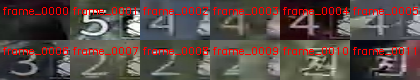
#> input picture picture/gate_ui_montage.png, 420 x 80 px; its folder holds only this picture in this run
$ python -i prescan.py   (imports and definitions only)
#> lines starting #> are read from the running program, lines starting #| are printed output that depends on the picture
### gens_counter.py
import json
import os

import cv2
import numpy as np

import hud_regions

BASE = os.path.dirname(os.path.abspath(__file__))
SRC = os.path.join(BASE, "picture", "test1")
CFG = os.path.join(BASE, "config", "hud_regions.json")
GEN_TPL = os.path.join(BASE, "picture", "gen.jpg")
DIGIT_REFS_DIR = os.path.join(BASE, "asset", "gens_digits")
DIGIT_REFS_JSON = os.path.join(DIGIT_REFS_DIR, "refs.json")

DIGIT_X = 29
# 跨视频实测: 有 gen 图标帧 NCC≥0.66 (BV1pht96fEjN 最低 0.66), "全修完/大门"帧 NCC≤0.28。
# 旧值 0.70 会让 NCC≈0.66~0.69 的真实图标误入"消失→0"分支。
GEN_ICON_THR = 0.55
# 图标 NCC 低于此值才算"图标消失→0"(全修完/大门)。跨视频实测真0帧≤0.28；
# 而 5→4 等数字完成瞬间的 HUD 渲染扰动帧可达 0.47（如 BV1pht96fEjN 04_20.0）。
# [0.45, 0.55) 视为"图标仍在但被扰动"，照常走数字识别，绝不判 0。
LOW_ICON_THR = 0.45
DIGIT_THR = 0.55
LOW_THR = 0.45
TRACK_NCC = 0.85

DIGIT_REFS_SRC = {
    5: ["frame_0001"],
    4: ["frame_0002", "frame_0003", "frame_0004", "frame_0005"],
    3: ["frame_0006"],
    2: ["frame_0007", "frame_0008", "frame_0009"],
}

# [18 lines left out: functions _ncc, _match_gen_icon, not called in this run]

def load_digit_refs():
    """从 asset/gens_digits 加载通用高清数字模板库。返回 {digit: [img,...]}。"""
    with open(DIGIT_REFS_JSON) as f:
        meta = json.load(f)
    refs = {}
    for digit, files in meta.items():
        imgs = []
        for fn in files:
            path = os.path.join(DIGIT_REFS_DIR, fn)
            img = cv2.imread(path)
            if img is not None:
                imgs.append(img)
        if imgs:
            refs[int(digit)] = imgs
    return refs

# [5 lines left out: function build_digit_refs, not called in this run]

def build_digit_refs_from_video(frame_dir, resolved, digit_frames, scale):
    """从指定视频按显式帧映射构建数字参考（数字宽度=DIGIT_X*scale）。"""
    return _build_refs(resolved, frame_dir, digit_frames, scale)

# [28 lines left out: functions _build_refs, _valid_crop, not called in this run]


def _gray(img):
    return img if img.ndim == 2 else cv2.cvtColor(img, cv2.COLOR_BGR2GRAY)


# [55 lines left out: functions _best_digit_match, count_gens, not called in this run]


class GensTracker:
    """状态化 gens 数字识别器。

    利用 gens 数字的时序特性提升鲁棒性：
    1. 帧间数字框 NCC 高 -> 沿用前一帧结果（免模板匹配）
    2. 模板重识别
    3. 递减约束：识别结果大于前一帧真实数字(1-5)时沿用前一帧（gens 只减不增）
    4. 图标 NCC < LOW_ICON_THR 才判 0；[LOW_ICON_THR, 0.55) 为 HUD 扰动帧，
       走数字识别并沿用前值，防止数字完成瞬间的伪 0 锁死后续识别

    状态（prev_digit / prev_crop）跨帧保留，换局时调用 reset()。
    """

    # [11 lines left out: function __init__, not called in this run]

    def reset(self):
        self.prev_digit = None
        self.prev_crop = None

    # [92 lines left out: functions update, main, not called in this run]

# [2 lines that do not run on import are left out]

### hud_regions.py
import json

REF_W, REF_H = 35, 32

# [19 lines left out: functions rel_to_abs, abs_to_rel, not called in this run]

def load_regions(path):
    with open(path, "r", encoding="utf-8") as f:
        return json.load(f)

def save_regions(path, config):
    with open(path, "w", encoding="utf-8") as f:
        json.dump(config, f, indent=2, ensure_ascii=False)

# [5 lines left out: function resolve_regions, not called in this run]

### prescan.py
"""10s 预扫(quick prescan): 粗确认 HUD 锚点 + 判断视频是否含多局。

判定模型: 换局必须同时满足
  A. gens 异常跳变 —— 单局内 gens 只减不增, 识别值高于此前递减基线即异常;
  B. 幸存者头像明显区别 —— 换局前/后 4 个头像裁剪 NCC 均值明显低。
A 且 B 才切局; 只满足一个(如 BV1aat 的 gens 跳回 5 但同一批幸存者)不切。

产出:
  - anchor(共识 HUD 锚点) + anchor_ratio: 用于跑全量前确认 HUD 位置;
  - boundaries(sample 下标): 粗分段的切局点; 段内全量 RECORD 换局仍作兜底。
"""

import os
from dataclasses import dataclass

import cv2
import numpy as np

import gens_counter
import hud_anchor
import hud_regions

BASE = os.path.dirname(os.path.abspath(__file__))
ANCHOR_TPL = os.path.join(BASE, "picture", "gen.jpg")
CFG = os.path.join(BASE, "config", "hud_regions.json")
GEN_TPL = gens_counter.GEN_TPL

PORTRAIT_NCC_THR = 0.8
DEFAULT_INTERVAL = 10.0
PORTRAIT_MIN_STD = 8.0
MIN_ANCHOR_SCALE = 0.9
# 锚点候选发现阈值: 与 gens 图标识别阈值(GEN_ICON_THR=0.55)一致。
# 部分视频(如 BV1pht96fEjN)发电机图标 NCC 只有 0.66~0.69, 用 0.70 会漏掉约 65%
# 的真实 HUD 帧 -> 共识支持数被低估 -> anchor_ratio 误判为不置信。跨帧共识本身
# 能滤除不稳定的伪匹配, 故此处可安全降低阈值。
ANCHOR_MIN_SCORE = 0.55
# 同值+长断档复现时的头像差异阈值: 该分支是"末局速杀"补救, 需头像剧烈变化才采纳,
# 避免 HUD 仍在但 gens 暂时读不到(BV1pht 530~580s, sim≈0.78)被误切。
SAME_VALUE_PORTRAIT_THR = 0.5


@dataclass
class Sample:
    """预扫单样本。sim_prev: 本样本头像与最近前一含头像样本的 4 头像 NCC 均值。"""
    t: float
    fname: str
    gens: object = None
    portraits: object = None
    sim_prev: float = None
    anchor: dict = None


@dataclass
class PrescanResult:
    anchor: object = None
    anchor_ratio: float = 0.0
    samples: list = None
    boundaries: list = None

    # [5 lines left out: function __post_init__, not called in this run]


SIM_CHANGE_THR = 0.35
MIN_AVATAR_RUN = 2
AVATAR_MERGE_WIN = 3
AVATAR_CONFIRM_THR = 0.5


# [150 lines left out: functions _avatar_boundaries, find_boundaries, _fname_time, iter_sample_frames, _pick_anchor, not called in this run]


def _anchor_key(a):
    return a["x"], a["y"], a["scale"]


def _near(a, b, pos_tol=15, scale_tol=0.25):
    return (abs(a["x"] - b["x"]) <= pos_tol and abs(a["y"] - b["y"]) <= pos_tol
            and abs(a["scale"] - b["scale"]) <= scale_tol)


# [55 lines left out: functions _consensus_anchor, _consensus_candidates, _as_anchor, not called in this run]


def _valid_portrait(crop):
    g = cv2.cvtColor(crop, cv2.COLOR_BGR2GRAY)
    return int(g.size) > 0 and float(g.std()) > PORTRAIT_MIN_STD


# [20 lines left out: function portrait_similarity, not called in this run]


def run_prescan(source, interval=DEFAULT_INTERVAL, max_frames=None,
                cfg_path=CFG, tpl_path=ANCHOR_TPL, anchor_min_score=ANCHOR_MIN_SCORE):
    """对视频/抽帧目录做 10s 预扫, 返回 PrescanResult。

    两遍: 第一遍只收集每帧全部候选(不读 gens), 用跨帧支持数选主簇作为共识锚点
    ——单帧最高分会被常驻高分伪匹配(如 BV1QUt766Etg 左缘 scale1.1 噪声)带偏;
    第二遍用"共识锚点附近候选"读 gens/头像, 供多局判定。
    anchor_min_score 控制候选发现阈值(默认 0.55, 见常量说明)。
    """
    tpl = cv2.imread(tpl_path)
    cfg = hud_regions.load_regions(cfg_path)
    refs = gens_counter.load_digit_refs()
    gen = cv2.imread(GEN_TPL)

    cache_encoded = not os.path.isdir(source)
    sampled_frames = []
    cands_per_frame = []
    for t, frame in iter_sample_frames(source, interval=interval, max_frames=max_frames):
        if cache_encoded:
            ok, encoded = cv2.imencode(
                ".jpg", frame, [cv2.IMWRITE_JPEG_QUALITY, 85])
            if not ok:
                raise RuntimeError(f"cannot cache prescan frame at t={t:.1f}s")
            sampled_frames.append((t, encoded))
        else:
            sampled_frames.append((t, frame))
        cands_per_frame.append(
            hud_anchor.find_gen_anchors(frame, tpl, min_score=anchor_min_score))
    consensus, ratio = _consensus_candidates(cands_per_frame)

    samples = []
    last_good = None
    last_crops = None
    for (t, cached), cands in zip(sampled_frames, cands_per_frame):
        frame = (cv2.imdecode(cached, cv2.IMREAD_COLOR)
                 if cache_encoded else cached)
        fname = f"t={t:.1f}s"
        gens = None
        portraits = None
        sim_prev = None
        eff = None
        if consensus is not None:
            near = [_as_anchor(c) for c in cands
                    if _near(_as_anchor(c), consensus)]
            if near:
                last_good = max(near, key=lambda a: a["score"])
            eff = last_good
        if eff is not None:
            resolved = hud_regions.resolve_regions(cfg, eff)
            gens = gens_counter.count_gens(frame, resolved, refs, gen=gen, anchor=eff)
            crops = []
            for k in ("survivor_p1", "survivor_p2", "survivor_p3", "survivor_p4"):
                r = resolved[k]
                crop = frame[r["y0"]:r["y1"], r["x0"]:r["x1"]]
                if crop.size == 0 or not _valid_portrait(crop):
                    crops = None
                    break
                crops.append(crop)
            if crops:
                portraits = crops
                if last_crops is not None:
                    sim_prev = portrait_similarity(crops, last_crops)
                last_crops = crops
        samples.append(Sample(t=t, fname=fname, gens=gens, portraits=portraits,
                              sim_prev=sim_prev, anchor=eff))
    return PrescanResult(anchor=consensus, anchor_ratio=ratio, samples=samples,
                         boundaries=find_boundaries(samples))

>>> import cv2
>>> picture = cv2.imread('picture/gate_ui_montage.png', cv2.IMREAD_GRAYSCALE)
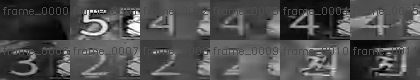
#> picture: shape (80, 420); min 0, max 254, mean 77.7
>>> result = run_prescan(picture)
#> (reads config/hud_regions.json from the repository)
#> (the run stopped early here; a loop or call above may not have finished)
